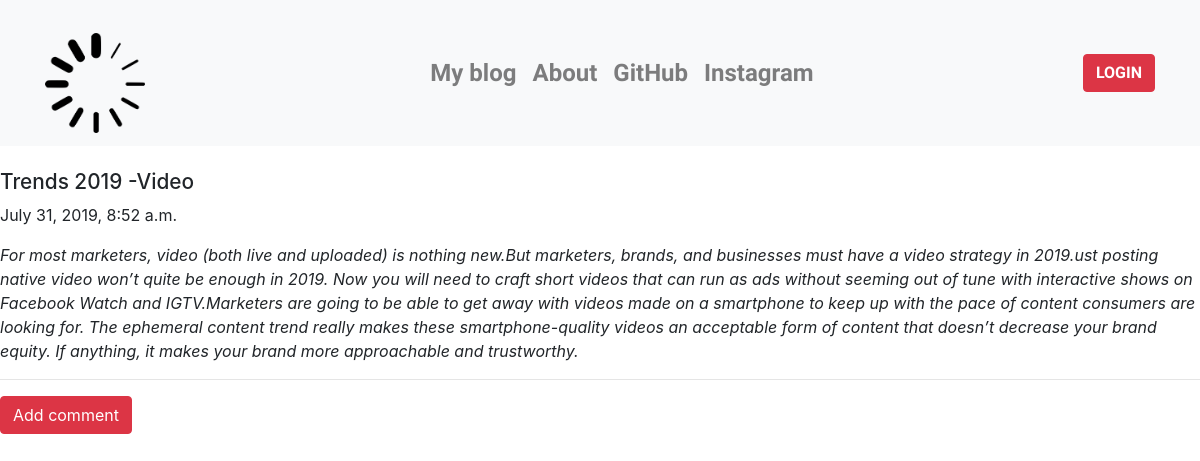
/post/6, run on the app's committed database.
### blog_app/models.py (models this page shows, shortened)
class Post(models.Model):
    author=models.ForeignKey('auth.User',on_delete=models.DO_NOTHING,)
    title=models.CharField(max_length=200)
    text=models.TextField()
    created_date=models.DateTimeField(default=timezone.now)
    published_date=models.DateTimeField(blank=True,null=True)

### blog_app/views.py (the view)
# urls.py: re_path(r'^post/(?P<pk>\d+)$',views.PostDetailView.as_view(),name='post_detail'),
class PostDetailView(DetailView):
    model=Post

### blog_app/templates/blog_app/post_detail.html (shortened to what this page needs)
{% extends 'blog_app/base.html' %}
{% block content %}
    <h1 class='posttitle loader'>{{ post.title }}</h1>
    {% if post.published_date %}
      <div class="date postdate">
          {{ post.published_date }}
      </div>
    {% else %}
     <a class="btn btn-danger" href="{% url 'post_publish' pk=post.pk %}">Publish</a>
     {% endif %}
    <p class='postcontent'>{{ post.text|safe|linebreaksbr }}</p>
<hr>
<a class="btn btn-danger btn-comment" href="{% url 'add_comment_to_post' pk=post.pk %}">Add comment</a>
<div class="container">
    {% for comment in post.comments.all %}
    <br>
 {% empty %}
     <p>Not comments</p>
    {% endfor %}
 </div>
{% endblock %}

### blog_app/static/css/blog.css (style rules this page uses)
h1 { font-size: 1.3em; }
a { color:#800a08; }
body { display: block; margin-left: 10; margin-right: 10; background : url("/static/images/bg5.jpg" ) ; }

### data on the page
Post: title "Trends 2019 -Video", published_date "July 31, 2019, 8:52 a.m.", text "For most marketers, video (both live and uploaded) is nothing new.But marketers, brands, and businesses must have a video strategy in 2019.ust posting native video won’t quite be enough in 2019. Now you will need to craft short videos that can run as ads without seeming out of tune with interactive shows on Facebook Watch and IGTV.Marketers are going to be able to get away with videos made on a smartphone to keep up with the pace of content consumers are looking for. The ephemeral content trend really makes these smartphone-quality videos an acceptable form of content that doesn’t decrease your brand equity. If anything, it makes your brand more approachable and trustworthy."
